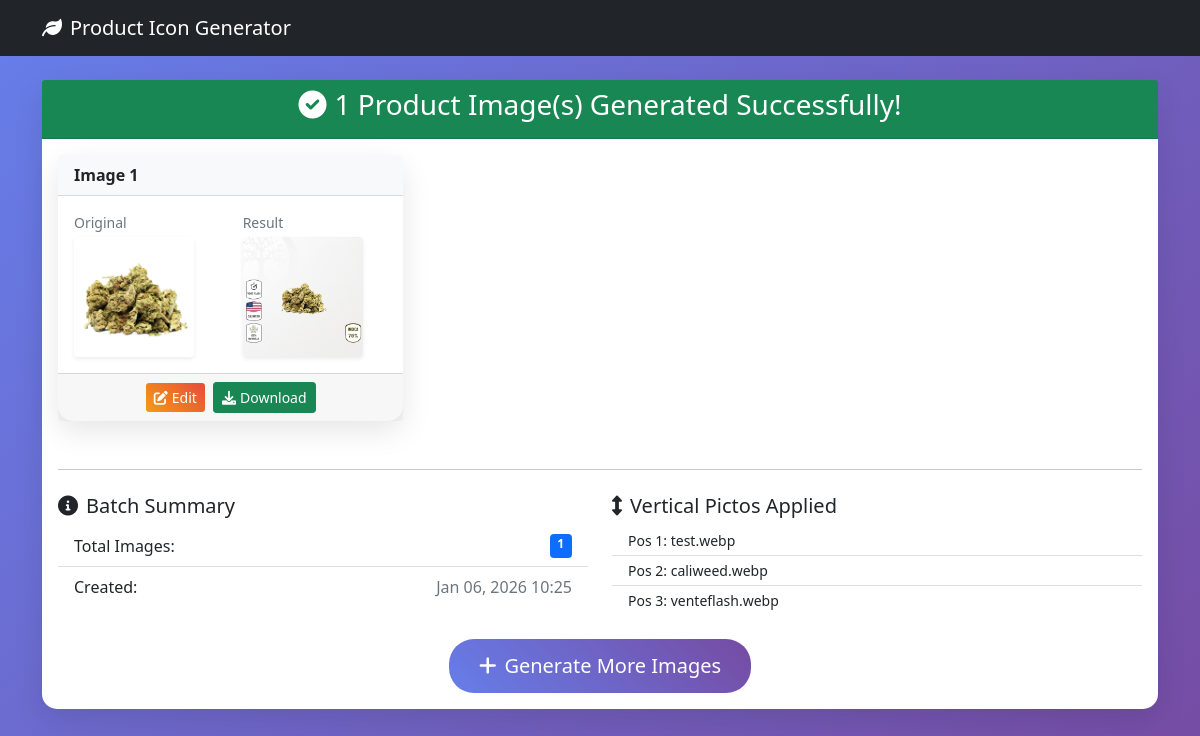
The page /batch/71/ on the database its author committed.
### generator/models.py (models this page shows, shortened)
class BatchSubmission(models.Model):
    vertical_pos_1 = models.CharField(max_length=255, null=True, blank=True)
    vertical_pos_2 = models.CharField(max_length=255, null=True, blank=True)
    vertical_pos_3 = models.CharField(max_length=255, null=True, blank=True)
    vertical_pos_4 = models.CharField(max_length=255, null=True, blank=True)
    vertical_pos_5 = models.CharField(max_length=255, null=True, blank=True)
    horizontal_cat_1 = models.CharField(max_length=255, null=True, blank=True)
    horizontal_file_1 = models.CharField(max_length=255, null=True, blank=True)
    horizontal_cat_2 = models.CharField(max_length=255, null=True, blank=True)
    horizontal_file_2 = models.CharField(max_length=255, null=True, blank=True)
    horizontal_cat_3 = models.CharField(max_length=255, null=True, blank=True)
    horizontal_file_3 = models.CharField(max_length=255, null=True, blank=True)
    horizontal_cat_4 = models.CharField(max_length=255, null=True, blank=True)
    horizontal_file_4 = models.CharField(max_length=255, null=True, blank=True)
    horizontal_cat_5 = models.CharField(max_length=255, null=True, blank=True)
    horizontal_file_5 = models.CharField(max_length=255, null=True, blank=True)
    created_at = models.DateTimeField(auto_now_add=True)

class ProductSubmission(models.Model):
    batch = models.ForeignKey(BatchSubmission, on_delete=models.CASCADE, related_name='products', null=True, blank=True)
    product_image = models.ImageField(upload_to='products/')
    result_image = models.ImageField(upload_to='results/', null=True, blank=True)
    created_at = models.DateTimeField(auto_now_add=True)

### generator/views.py (the view)
# urls.py: path('batch/<int:batch_id>/', views.batch_result, name='batch_result'),
def batch_result(request, batch_id):
    try:
        batch = BatchSubmission.objects.get(id=batch_id)
        products = batch.products.all()
        picto_data = get_picto_data_from_batch(batch)
        return render(request, 'generator/batch_result.html', {
            'batch': batch,
            'products': products,
            'picto_data': json.dumps(picto_data)
        })
    except BatchSubmission.DoesNotExist:
        messages.error(request, 'Batch not found.')
        return redirect('home')

### templates/generator/batch_result.html (shortened to what this page needs)
{% extends 'base.html' %}
{% block content %}
<div class="row justify-content-center">
    <div class="col-md-12">
        <div class="card">
            <div class="card-header bg-success text-white text-center">
                <h3><i class="fas fa-check-circle me-2"></i>{{ products.count }} Product Image(s) Generated Successfully!</h3>
            </div>
            <div class="card-body">
                <div class="row">
                    {% for product in products %}
                    <div class="col-md-6 col-lg-4 mb-4">
                        <div class="card h-100">
                            <div class="card-header bg-light">
                                <strong>Image {{ forloop.counter }}</strong>
                            </div>
                            <div class="card-body">
                                <div class="row">
                                    <div class="col-6">
                                        <p class="text-muted small mb-1">Original</p>
                                        <img src="{{ product.product_image.url }}"
                                             alt="Original"
                                             class="img-fluid rounded shadow-sm"
                                             style="max-height: 120px;">
                                    </div>
                                    <div class="col-6">
                                        <p class="text-muted small mb-1">Result</p>
                                        <img src="{{ product.result_image.url }}"
                                             alt="Result"
                                             class="img-fluid rounded shadow-sm"
                                             style="max-height: 120px;">
                                    </div>
                                </div>
                            </div>
                            <div class="card-footer text-center">
                                <button onclick="openPreviewEditor({{ forloop.counter0 }}, '{{ product.product_image.url }}', '{{ product.result_image.url }}')"
                                        class="btn btn-edit-product btn-sm me-1">
                                    <i class="fas fa-edit me-1"></i>Edit
                                </button>
                                <button onclick="downloadWithRename('{{ product.result_image.url }}')"
                                        class="btn btn-success btn-sm">
                                    <i class="fas fa-download me-1"></i>Download
                                </button>
                            </div>
                        </div>
                    </div>
                    {% endfor %}
                </div>
                <hr class="my-4">
                <div class="row">
                    <div class="col-md-6">
                        <h5><i class="fas fa-info-circle me-2"></i>Batch Summary</h5>
                        <ul class="list-group list-group-flush">
                            <li class="list-group-item d-flex justify-content-between">
                                <span>Total Images:</span>
                                <span class="badge bg-primary">{{ products.count }}</span>
                            </li>
                            <li class="list-group-item d-flex justify-content-between">
                                <span>Created:</span>
                                <span class="text-muted">{{ batch.created_at|date:"M d, Y H:i" }}</span>
                            </li>
                        </ul>
                    </div>
                    <div class="col-md-6">
                        <h5><i class="fas fa-arrows-alt-v me-2"></i>Vertical Pictos Applied</h5>
                        <ul class="list-group list-group-flush small">
                            {% if batch.vertical_pos_1 %}
                            <li class="list-group-item py-1">Pos 1: {{ batch.vertical_pos_1 }}</li>
                            {% endif %}
                            {% if batch.vertical_pos_2 %}
                            <li class="list-group-item py-1">Pos 2: {{ batch.vertical_pos_2 }}</li>
                            {% endif %}
                            {% if batch.vertical_pos_3 %}
                            <li class="list-group-item py-1">Pos 3: {{ batch.vertical_pos_3 }}</li>
                            {% endif %}
                        </ul>
                    </div>
                </div>
                <div class="text-center mt-4">
                    <a href="{% url 'home' %}" class="btn btn-primary btn-lg">
                        <i class="fas fa-plus me-2"></i>Generate More Images
                    </a>
                </div>
            </div>
        </div>
    </div>
</div>
{% endblock %}

### templates/base.html (style rules this page uses)
body { background: linear-gradient(135deg, #667eea 0%, #764ba2 100%); min-height: 100vh; }
.card { border: none; border-radius: 15px; box-shadow: 0 10px 30px rgba(0,0,0,0.1); }
.btn-primary { background: linear-gradient(45deg, #667eea, #764ba2); border: none; border-radius: 25px; padding: 12px 30px; }

### templates/generator/batch_result.html (style rules this page uses)
.btn-edit-product { background: linear-gradient(45deg, #f39c12, #e74c3c); border: none; color: white; }

### rows shown on the page
BatchSubmission: count "1", created_at "Jan 06, 2026 10:25", vertical_pos_1 "test.webp", vertical_pos_2 "caliweed.webp", vertical_pos_3 "venteflash.webp"
ProductSubmission: product_image (picture), result_image (picture)

### other values the page prints
{{ products.count }} "1"
